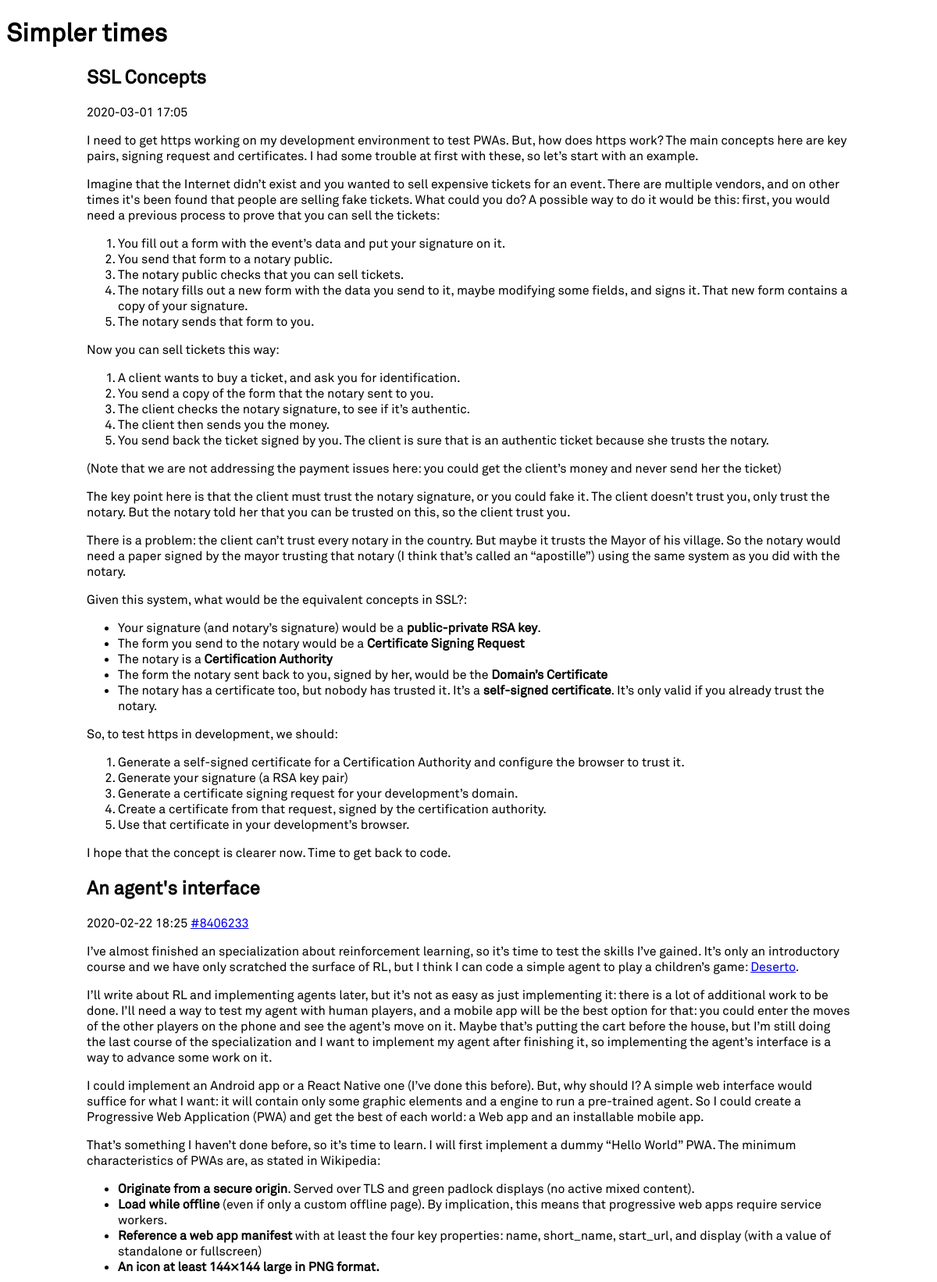
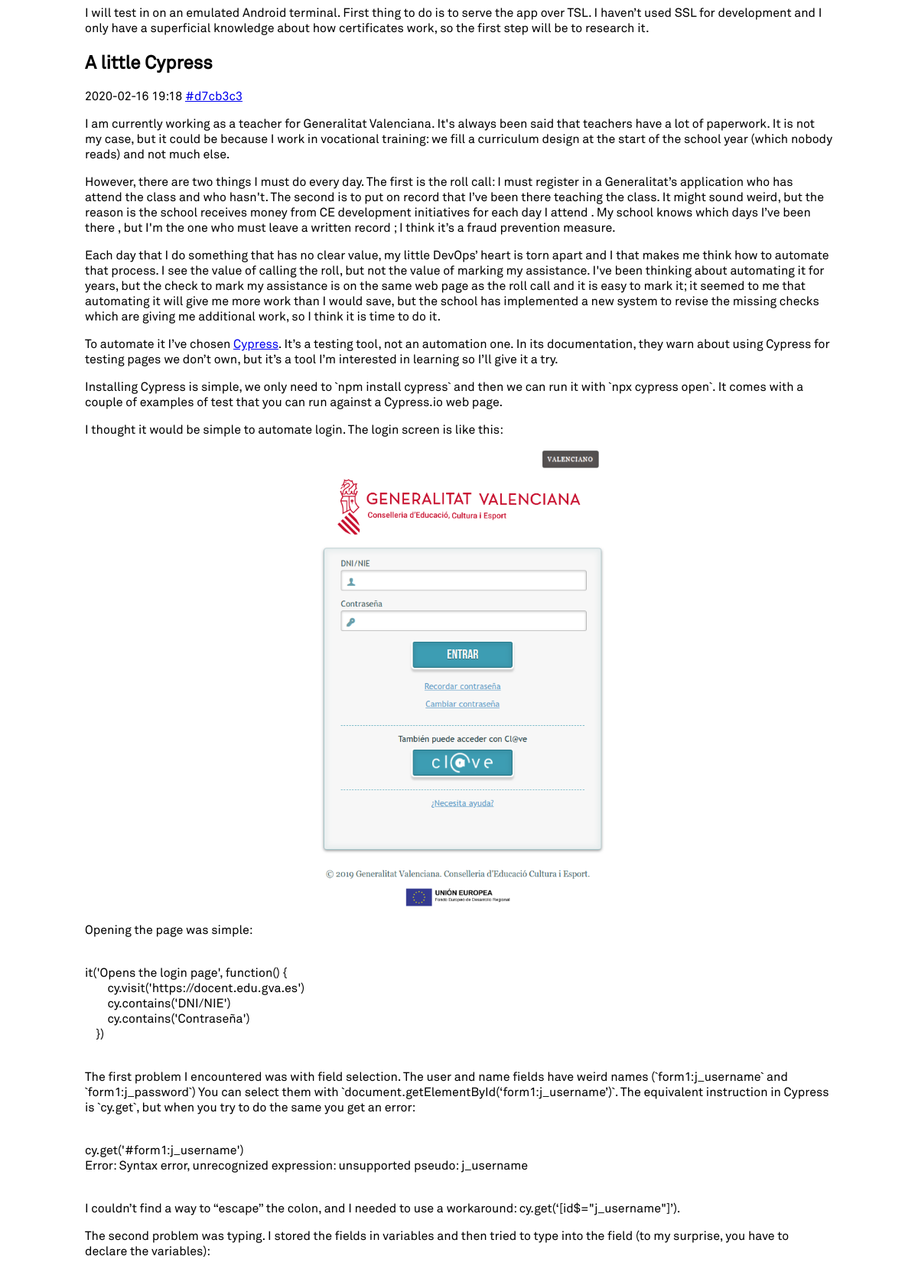
The page / (upper part) on the database its author committed (2 pictures, top to bottom).
### tables this page shows
CREATE TABLE "Posts" (
	`title`	TEXT NOT NULL,
	`creation_datetime`	TEXT NOT NULL,
	`content`	TEXT,
	`commit`	INTEGER
);

### simplertimes/__init__.py (the view)
    @app.route('/')
    def root():
        from simplertimes.posts import PostsRepository
        pr = PostsRepository(get_db())
        return render_template('/index.html', posts=pr.home_posts())

### simplertimes/__init__.py (called while the page is built)
def create_app(test_config=None):
    app = Flask(__name__, instance_relative_config=True)
    app.config.from_object('config')
    @app.after_request
    def after_request(response):
        close_db()
        return response
    @app.route('/admin/<_>')
    def admin(_=None):
        return 'pass'
    @app.route('/')
    def root():
        from simplertimes.posts import PostsRepository
        pr = PostsRepository(get_db())
        return render_template('/index.html', posts=pr.home_posts())
    return app

### simplertimes/db.py (called while the page is built)
def get_db():
    if 'db' not in g:
        g.db = SQLite3DB(current_app.config['DATABASE'])
    return g.db

### simplertimes/posts/post_factory.py (called while the page is built)
def value_of(field_names, row, field):
    try:
        return row[field_names.index(field)]
    except ValueError:
        return None

    @staticmethod
    def from_sqlite3_row(cursor, row):
        field = lambda x: value_of(field_names, row, x)
        field_names = list(map(lambda x:x[0], cursor.description))
        return Post(
            title = field('title'),
            date = field('creation_datetime'),
            content = field('content'),
            commit = field('commit'),
        )

### simplertimes/posts/posts_repository.py (called while the page is built)
    def home_posts(self):
        cursor = self.db.query(
            '''
            SELECT * FROM Posts
            ORDER BY date(Posts.creation_datetime) desc
            '''
            ,factory = PostFactory.from_sqlite3_row)
        return cursor

### simplertimes/sqlite3db.py (called while the page is built)
    def __db(self):
        if not self.__db_conn:
            self.__db_conn = sqlite3.connect(
                self.__db_path,
                detect_types=sqlite3.PARSE_DECLTYPES
            )
            self.__db_conn.row_factory = sqlite3.Row
        return self.__db_conn

    def close(self):
        if self.__db_conn is not None:
            self.__db_conn.close()

    def query(self, query, args=(), one=False, factory=sqlite3.Row):
        self.__db().row_factory = factory
        cur = self.__db().execute(query, args)
        if one:
            rv = c.fetchone()
            row = rv[0] if rv else None
        else:
            rv = cur.fetchall()
        cur.close()
        return row if one else rv

### simplertimes/templates/index.html
{% extends "base.html" %}
{% block content %}
<main>
{% for post in posts %}
    {% include "post.html" %}
{% endfor %}
</main>
{% endblock %}

### simplertimes/templates/base.html (shortened to what this page needs)
<!DOCTYPE html>
<html lang="en">
<head>
    <link rel="stylesheet" href="{{ url_for('static', filename='style.css') }}">
    <link rel="stylesheet"
      href="//cdn.jsdelivr.net/gh/highlightjs/cdn-release@9.17.1/build/styles/default.min.css">
</head>
<body>
<header><h1>Simpler times</h1></header>
{% block content %}
{% endblock %}
</body>

### simplertimes/templates/post.html
{% from '_helpers.html' import commit_url %}
<article>
    <h1>{{ post.title }}</h1>
    <p class="post_datetime">
        {{ post.date }}
        {{ commit_url(post.commit) }}
    </p>
    {{ post.content | safe }}
</article>

### simplertimes/templates/_helpers.html
{% macro commit_url(commit) %}
    {% if commit %}
        <a href='{{ config.REPOSITORY }}/tree/{{ commit }}'>#{{ commit }}</a>
    {% endif %}
{% endmacro %}

### simplertimes/static/style.css (style rules this page uses)
* { font-family: 'Akkurat', Arial, sans-serif; }
main { max-width: 978px; margin: 0 auto; }

### rows shown on the page
Posts: title "SSL Concepts", date "2020-03-01 17:05", content "I need to get https working on my development environment to test PWAs. But, how does https work? The main concepts here are key pairs, signing request and certificates. I had some trouble at first with these, so let’s start with an example. Imagine that the Internet didn’t exist and you wanted to sell expensive tickets for an event. There are multiple vendors, and on other times it's been found that people are selling fake tickets. What could you do? A possible way to do it would be this: first, you would need a previous process to prove that you can sell the tickets: You fill out a form with the event’s data and put your signature on it. You send that form to a notary public. The notary…"
Posts: title "An agent's interface", date "2020-02-22 18:25", commit "8406233", content "I’ve almost finished an specialization about reinforcement learning, so it’s time to test the skills I’ve gained. It’s only an introductory course and we have only scratched the surface of RL, but I think I can code a simple agent to play a children’s game: Deserto . I’ll write about RL and implementing agents later, but it’s not as easy as just implementing it: there is a lot of additional work to be done. I’ll need a way to test my agent with human players, and a mobile app will be the best option for that: you could enter the moves of the other players on the phone and see the agent’s move on it. Maybe that’s putting the cart before the house, but I’m still doing the last course of the…"
Posts: title "A little Cypress", date "2020-02-16 19:18", commit "d7cb3c3", content "I am currently working as a teacher for Generalitat Valenciana. It's always been said that teachers have a lot of paperwork. It is not my case, but it could be because I work in vocational training: we fill a curriculum design at the start of the school year (which nobody reads) and not much else. However, there are two things I must do every day. The first is the roll call: I must register in a Generalitat’s application who has attend the class and who hasn't. The second is to put on record that I’ve been there teaching the class. It might sound weird, but the reason is the school receives money from CE development initiatives for each day I attend . My school knows which days I’ve been…", content (picture)
